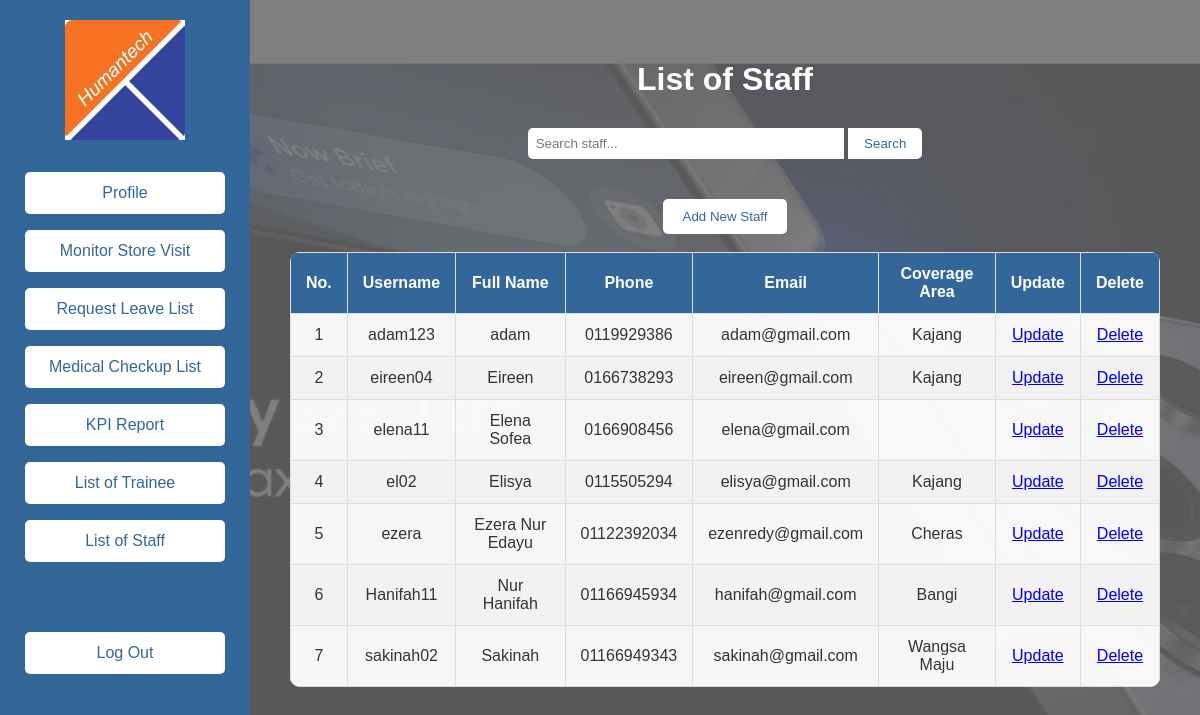
The app's page /stafflist.php (signed in) with its own data.
### tables this page shows
CREATE TABLE `staff` (
  `staff_username` varchar(50) NOT NULL,
  `staff_password` varchar(255) NOT NULL,
  `staff_name` varchar(100) NOT NULL,
  `staff_phone` varchar(12) NOT NULL,
  `staff_email` varchar(100) NOT NULL,
  `staff_area` varchar(100) NOT NULL,
  `staff_picture` varchar(255) NOT NULL,
  `reset_token` varchar(255) DEFAULT NULL
);

### stafflist.php (the view, shortened to what this page needs)
<?php
$conn = mysqli_connect("localhost", "root", "", "samsung");
$search = isset($_GET['search']) ? mysqli_real_escape_string($conn, $_GET['search']) : '';
$sql_staff = "SELECT * FROM staff
    WHERE staff_username LIKE '%$search%'
    OR staff_name LIKE '%$search%'
    OR staff_email LIKE '%$search%'
    OR staff_phone LIKE '%$search%'
    OR staff_area LIKE '%$search%'
    ORDER BY staff_name ASC";
$result_staff = mysqli_query($conn, $sql_staff);
?>
<!DOCTYPE html>
<html lang="en">
<head>
</head>
<body>
<div class="sidebar">
    <a href="homestaff.php">
        <img src="images/logo.png" alt="Logo" />
    </a>
    <button onclick="location.href='homestaff.php'">Profile</button>
    <button onclick="location.href='staffstorevisit.php'">Monitor Store Visit</button>
    <button onclick="location.href='staffleave.php'">Request Leave List</button>
    <button onclick="location.href='staffmedical.php'">Medical Checkup List</button>
    <button onclick="location.href='staffkpi.php'">KPI Report</button>
    <button onclick="location.href='stafftraineelist.php'">List of Trainee</button>
    <button onclick="location.href='stafflist.php'">List of Staff</button>
    <br><br><br>
    <button onclick="location.href='stafflogout.php'">Log Out</button>
</div>
<div class="main-content">
    <h1>List of Staff</h1>
    <div class="search-container">
        <form method="get">
            <input type="text" name="search" placeholder="Search staff..." value="<?php echo htmlspecialchars($search); ?>">
            <button type="submit">Search</button>
        </form>
    </div>
    <button class="add-profile-btn" onclick="location.href='staffadd.php'">Add New Staff</button>
<br>
    <table>
        <thead>
            <tr>
                <th>No.</th>
                <th>Username</th>
                <th>Full Name</th>
                <th>Phone</th>
                <th>Email</th>
                <th>Coverage Area</th>
                <th>Update</th>
                <th>Delete</th>
            </tr>
        </thead>
        <tbody>
            <?php
            if (mysqli_num_rows($result_staff) > 0) {
                $num = 1;
                while ($row = mysqli_fetch_assoc($result_staff)) {
                    echo "<tr>";
                    echo "<td>" . $num++ . "</td>";
                    echo "<td>" . htmlspecialchars($row['staff_username']) . "</td>";
                    echo "<td>" . htmlspecialchars($row['staff_name']) . "</td>";
                    echo "<td>" . htmlspecialchars($row['staff_phone']) . "</td>";
                    echo "<td>" . htmlspecialchars($row['staff_email']) . "</td>";
                    echo "<td>" . htmlspecialchars($row['staff_area']) . "</td>";
                    echo "<td><a href='staffupdate.php?id=" . $row['staff_username'] . "'>Update</a></td>";
                    echo "<td><a href='staffdelete.php?id=" . $row['staff_username'] . "' onclick='return confirm(\"Are you sure you want to delete this staff?\")'>Delete</a></td>";
                    echo "</tr>";
                }
            } else {
                echo "<tr><td colspan='8'>No staff found.</td></tr>";
            }
            ?>
        </tbody>
    </table>
</div>
</body>
</html>

### stafflist.php (style rules this page uses)
body { margin: 0; font-family: Arial, sans-serif; display: flex; background-image: url('images/2.png'); background-size: cover; background-position: center; background-repeat: no-repeat; background-attachment: fixed; min-height: 100vh; }
.sidebar { width: 250px; background-color: #336699; color: #fff; display: flex; flex-direction: column; align-items: center; padding-top: 20px; position: fixed; top: 0; left: 0; bottom: 0; z-index: 2; }
.sidebar img { width: 120px; margin-bottom: 20px; }
.sidebar button { width: 80%; padding: 12px; margin: 8px 0; border: none; background-color: #ffffff; color: #336699; font-size: 16px; border-radius: 5px; cursor: pointer; transition: background-color 0.3s; }
.main-content { margin-left: 250px; padding: 40px; color: #ffffff; width: calc(100% - 250px); position: relative; display: flex; flex-direction: column; align-items: center; min-height: 100vh; background-color: rgba(0, 0, 0, 0.5); }
.main-content h1 { margin-bottom: 30px; }
.search-container { margin-bottom: 20px; display: flex; justify-content: center; }
.search-container input[type="text"] { padding: 8px; width: 300px; border-radius: 5px 0 0 5px; border: none; }
.search-container button { padding: 8px 16px; border: none; background-color: #ffffff; color: #336699; cursor: pointer; border-radius: 0 5px 5px 0; transition: background-color 0.3s; }
table { width: 100%; max-width: 1000px; border-collapse: collapse; background-color: rgba(255, 255, 255, 0.95); color: #333; border-radius: 10px; overflow: hidden; }
table th, table td { padding: 12px 15px; border: 1px solid #ddd; text-align: center; }
table th { background-color: #336699; color: #ffffff; }
table tr:nth-child(even) { background-color: #f2f2f2; }
.add-profile-btn { margin-top: 20px; padding: 10px 20px; border: none; background-color: #ffffff; color: #336699; border-radius: 5px; cursor: pointer; transition: background-color 0.3s; }

### records on screen
staff: staff_username "adam123", staff_name "adam", staff_phone "0119929386", staff_email "adam@gmail.com", staff_area "Kajang"
staff: staff_username "eireen04", staff_name "Eireen", staff_phone "0166738293", staff_email "eireen@gmail.com", staff_area "Kajang"
staff: staff_username "elena11", staff_name "Elena Sofea", staff_phone "0166908456", staff_email "elena@gmail.com"
staff: staff_username "el02", staff_name "Elisya", staff_phone "0115505294", staff_email "elisya@gmail.com", staff_area "Kajang"
staff: staff_username "ezera", staff_name "Ezera Nur Edayu", staff_phone "01122392034", staff_email "ezenredy@gmail.com", staff_area "Cheras"
staff: staff_username "Hanifah11", staff_name "Nur Hanifah", staff_phone "01166945934", staff_email "hanifah@gmail.com", staff_area "Bangi"
staff: staff_username "sakinah02", staff_name "Sakinah", staff_phone "01166949343", staff_email "sakinah@gmail.com", staff_area "Wangsa Maju"
